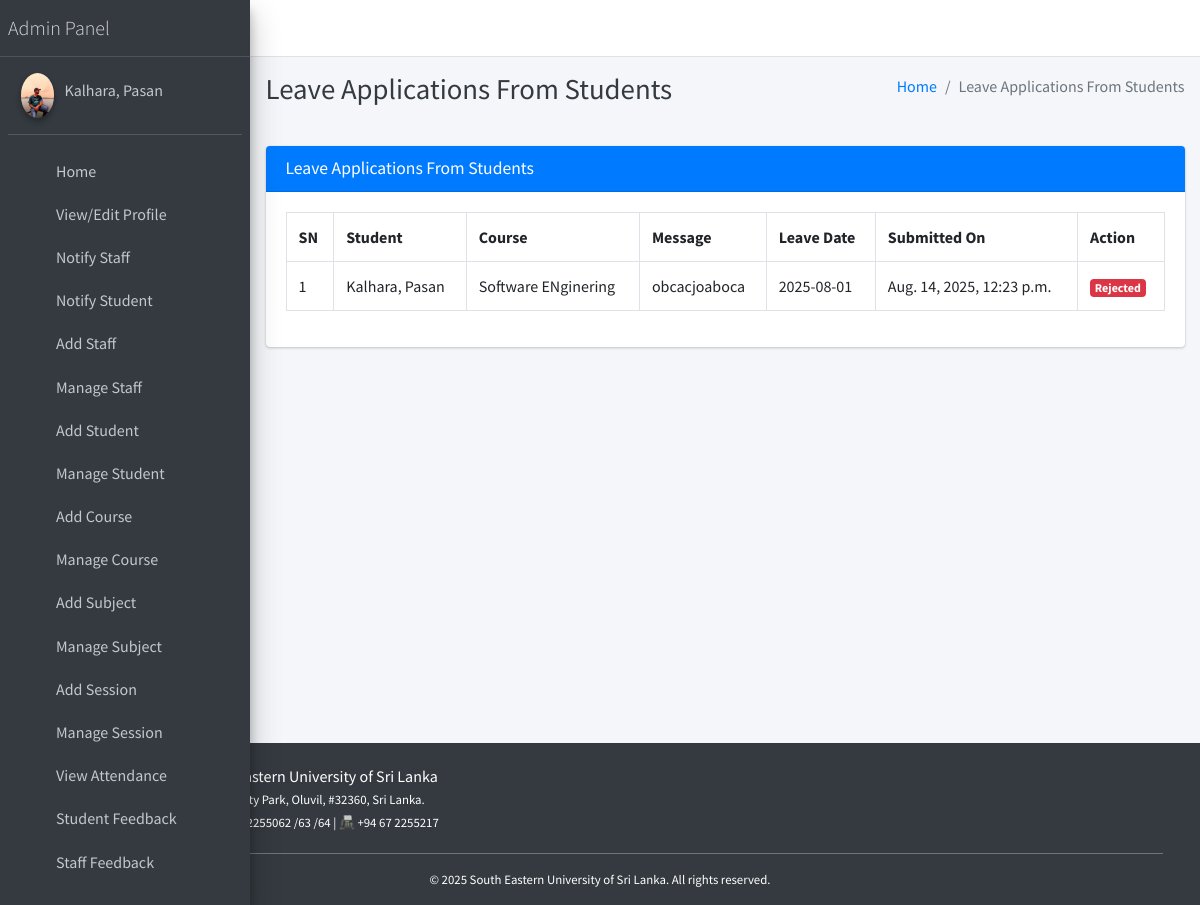
The page /student/view/leave/ (signed in) on the database its author committed.
### main_app/models.py (models this page shows)
class CustomUser(AbstractUser):
    USER_TYPE = ((1, "HOD"), (2, "Staff"), (3, "Student"))
    GENDER = [("M", "Male"), ("F", "Female")]
    username = None  # Removed username, using email instead
    email = models.EmailField(unique=True)
    user_type = models.CharField(default=1, choices=USER_TYPE, max_length=1)
    gender = models.CharField(max_length=1, choices=GENDER)
    profile_pic = models.ImageField()
    address = models.TextField()
    fcm_token = models.TextField(default="")  # For firebase notifications
    created_at = models.DateTimeField(auto_now_add=True)
    updated_at = models.DateTimeField(auto_now=True)
    USERNAME_FIELD = "email"
    REQUIRED_FIELDS = []
    objects = CustomUserManager()
    def __str__(self):
        return self.last_name + ", " + self.first_name

class LeaveReportStudent(models.Model):
    student = models.ForeignKey(Student, on_delete=models.CASCADE)
    date = models.CharField(max_length=60)
    message = models.TextField()
    status = models.SmallIntegerField(default=0)
    created_at = models.DateTimeField(auto_now_add=True)
    updated_at = models.DateTimeField(auto_now=True)

class Student(models.Model):
    admin = models.OneToOneField(CustomUser, on_delete=models.CASCADE)
    course = models.ForeignKey(Course, on_delete=models.DO_NOTHING, null=True, blank=False)
    session = models.ForeignKey(Session, on_delete=models.DO_NOTHING, null=True)
    def __str__(self):
        return self.admin.last_name + ", " + self.admin.first_name

class Course(models.Model):
    name = models.CharField(max_length=120)
    created_at = models.DateTimeField(auto_now_add=True)
    updated_at = models.DateTimeField(auto_now=True)
    def __str__(self):
        return self.name

### main_app/hod_views.py (the view, shortened to what this page needs)
# urls.py: path("student/view/leave/", hod_views.view_student_leave,
@csrf_exempt
def view_student_leave(request):
    if request.method != 'POST':
        allLeave = LeaveReportStudent.objects.all()
        context = {
            'allLeave': allLeave,
            'page_title': 'Leave Applications From Students'
        }
        return render(request, "hod_template/student_leave_view.html", context)

### main_app/templates/hod_template/student_leave_view.html (shortened to what this page needs)
{% extends 'main_app/base.html' %}
{% load static %}
{% block page_title %}{{page_title}}{% endblock page_title %}
{% block content %}
<section class="content">
    <div class="container-fluid">
        <div class="row">
            <div class="col-md-12">
                <div class="card card-primary">
                    <div class="card-header">
                        <h3 class="card-title">{{page_title}}</h3>
                    </div>
                    <div class="table card-body">
                        <table class="table table-bordered">
                            <tr>
                                <th>SN</th>
                                <th>Student</th>
                                <th>Course</th>
                                <th>Message</th>
                                <th>Leave Date</th>
                                <th>Submitted On</th>
                                <th>Action</th>
                            </tr>
                            {% for leave in  allLeave %}
                              <tr>
                                  <td>{{forloop.counter}}</td>
                                  <td>{{leave.student}}</td>
                                  <td>{{leave.student.course}}</td>
                                  <td>{{leave.message}}</td>
                                  <td>{{leave.date}}</td>
                                  <td>{{leave.created_at}}</td>
                                      {% if leave.status == 0 %}
                                           <td> <button data-toggle = "modal" data-target = "#reply_modal" value="{{leave.id}}" class="btn btn-primary reply_open_modal">Reply</button>
{% elif leave.status == -1 %}
<td><span  class='badge badge-danger'>Rejected</span></td>
{% else %}
<td><span  class='badge badge-success'>Approved</span></td>
                                            <td>{{feedback.updated_at}}</td>
                                      {% endif %}
                              </tr>
                            {% endfor %}
                        </table>
                    </div>
                    </div>
            </div>
        </div>
    </div>
</section>
{% endblock content %}

### main_app/templates/main_app/sidebar_template.html (shortened to what this page needs)
{% load static %}
<aside class="main-sidebar sidebar-dark-primary elevation-4">
{% if request.user.user_type == '1' %}
    <a href="{% url 'admin_home' %}" class="brand-link">
        <span class="brand-text font-weight-light">Admin Panel</span>
    </a>
    <div class="sidebar">
        <div class="user-panel mt-3 pb-3 mb-3 d-flex">
            <div class="image">
                <img src="{{ request.user.profile_pic }}" class="img-circle elevation-2" alt="User Image">
            </div>
            <div class="info">
                <a href="#" class="d-block">{{ user }}</a>
            </div>
        </div>
        <nav class="mt-2">
            <ul class="nav nav-pills nav-sidebar flex-column" role="menu">
                <li class="nav-item">
                    {% url 'admin_home' as admin_home %}
                    <a href="{{ admin_home }}" class="nav-link {% if admin_home == request.path %} active {% endif %}">
                        <i class="nav-icon fas fa-tachometer-alt"></i>
                        <p>Home</p>
                    </a>
                </li>
                <li class="nav-item">
                    {% url 'admin_view_profile' as admin_view_profile %}
                    <a href="{{ admin_view_profile }}" class="nav-link {% if admin_view_profile == request.path %} active {% endif %}">
                        <i class="nav-icon fas fa-user-cog"></i>
                        <p>View/Edit Profile</p>
                    </a>
                </li>
                <li class="nav-item">
                    {% url 'admin_notify_staff' as admin_notify_staff %}
                    <a href="{{ admin_notify_staff }}" class="nav-link {% if admin_notify_staff == request.path %} active {% endif %}">
                        <i class="nav-icon fas fa-bullhorn"></i>
                        <p>Notify Staff</p>
                    </a>
                </li>
                <li class="nav-item">
                    {% url 'admin_notify_student' as admin_notify_student %}
                    <a href="{{ admin_notify_student }}" class="nav-link {% if admin_notify_student == request.path %} active {% endif %}">
                        <i class="nav-icon fas fa-bullhorn"></i>
                        <p>Notify Student</p>
                    </a>
                </li>
                <li class="nav-item">
                    {% url 'add_staff' as add_staff %}
                    <a href="{{ add_staff }}" class="nav-link {% if add_staff == request.path %} active {% endif %}">
                        <i class="nav-icon fas fa-user-plus"></i>
                        <p>Add Staff</p>
                    </a>
                </li>
                <li class="nav-item">
                    {% url 'manage_staff' as manage_staff %}
                    {% url 'edit_staff' staff_id as edit_staff %}
                    <a href="{{ manage_staff }}" class="nav-link {% if manage_staff == request.path or request.path == edit_staff %} active {% endif %}">
                        <i class="nav-icon fas fa-users"></i>
                        <p>Manage Staff</p>
                    </a>
                </li>
                <li class="nav-item">
                    {% url 'add_student' as add_student %}
                    <a href="{{ add_student }}" class="nav-link {% if add_student == request.path %} active {% endif %}">
                        <i class="nav-icon fas fa-user-graduate"></i>
                        <p>Add Student</p>
                    </a>
                </li>
                <li class="nav-item">
                    {% url 'manage_student' as manage_student %}
                    {% url 'edit_student' student_id as edit_student %}
                    <a href="{{ manage_student }}" class="nav-link {% if edit_student == request.path or manage_student == request.path %} active {% endif %}">
                        <i class="nav-icon fas fa-users"></i>
                        <p>Manage Student</p>
                    </a>
                </li>
                <li class="nav-item">
                    {% url 'add_course' as add_course %}
                    <a href="{{ add_course }}" class="nav-link {% if add_course == request.path %} active {% endif %}">
                        <i class="nav-icon fas fa-book"></i>
                        <p>Add Course</p>
                    </a>
                </li>
                <li class="nav-item">
                    {% url 'manage_course' as manage_course %}
                    {% url 'edit_course' course_id as edit_course %}
                    <a href="{{ manage_course }}" class="nav-link {% if edit_course == request.path or manage_course == request.path %} active {% endif %}">
                        <i class="nav-icon fas fa-book-open"></i>
                        <p>Manage Course</p>
                    </a>
                </li>
                <li class="nav-item">
                    {% url 'add_subject' as add_subject %}
                    <a href="{{ add_subject }}" class="nav-link {% if add_subject == request.path %} active {% endif %}">
                        <i class="nav-icon fas fa-chalkboard-teacher"></i>
                        <p>Add Subject</p>
                    </a>
                </li>
                <li class="nav-item">
                    {% url 'manage_subject' as manage_subject %}
                    {% url 'edit_subject' subject_id as edit_subject %}
                    <a href="{{ manage_subject }}" class="nav-link {% if edit_subject == request.path or manage_subject == request.path %} active {% endif %}">
                        <i class="nav-icon fas fa-book-reader"></i>
                        <p>Manage Subject</p>
                    </a>
                </li>
                <li class="nav-item">
                    {% url 'add_session' as add_session %}
                    <a href="{{ add_session }}" class="nav-link {% if add_session == request.path %} active {% endif %}">
                        <i class="nav-icon fas fa-calendar-plus"></i>
                        <p>Add Session</p>
                    </a>
                </li>
                <li class="nav-item">
                    {% url 'manage_session' as manage_session %}
                    {% url 'edit_session' session_id as edit_session %}
                    <a href="{{ manage_session }}" class="nav-link {% if edit_session == request.path or manage_session == request.path %} active {% endif %}">
                        <i class="nav-icon fas fa-calendar-alt"></i>
                        <p>Manage Session</p>
                    </a>
                </li>
                <li class="nav-item">
                    {% url 'admin_view_attendance' as admin_view_attendance %}
                    <a href="{{ admin_view_attendance }}" class="nav-link {% if admin_view_attendance == request.path %} active {% endif %}">
                        <i class="nav-icon fas fa-clipboard-list"></i>
                        <p>View Attendance</p>
                    </a>
                </li>
                <li class="nav-item">
                    {% url 'student_feedback_message' as student_feedback_message %}
                    <a href="{{ student_feedback_message }}" class="nav-link {% if student_feedback_message == request.path %} active {% endif %}">
                        <i class="nav-icon fas fa-comment-dots"></i>
                        <p>Student Feedback</p>
                    </a>
                </li>
                <li class="nav-item">
                    {% url 'staff_feedback_message' as staff_feedback_message %}
                    <a href="{{ staff_feedback_message }}" class="nav-link {% if staff_feedback_message == request.path %} active {% endif %}">
                        <i class="nav-icon fas fa-comments"></i>
                        <p>Staff Feedback</p>
                    </a>
                </li>
                <li class="nav-item">
                    {% url 'view_staff_leave' as view_staff_leave %}
                    <a href="{{ view_staff_leave }}" class="nav-link {% if view_staff_leave == request.path %} active {% endif %}">
                        <i class="nav-icon fas fa-user-clock"></i>
                        <p>Staff Leave</p>
                    </a>
                </li>
{% endif %}
</ul>
</nav>
</div>
</aside>

### rows shown on the page
CustomUser: user.profile_pic (picture), last_name+first_name "Kalhara, Pasan"
LeaveReportStudent: student "Kalhara, Pasan", student.course "Software ENginering", message "obcacjoaboca", date "2025-08-01", created_at "Aug. 14, 2025, 12:23 p.m.", status "Rejected"

### other values the page prints
{{ page_title }} "Leave Applications From Students"
